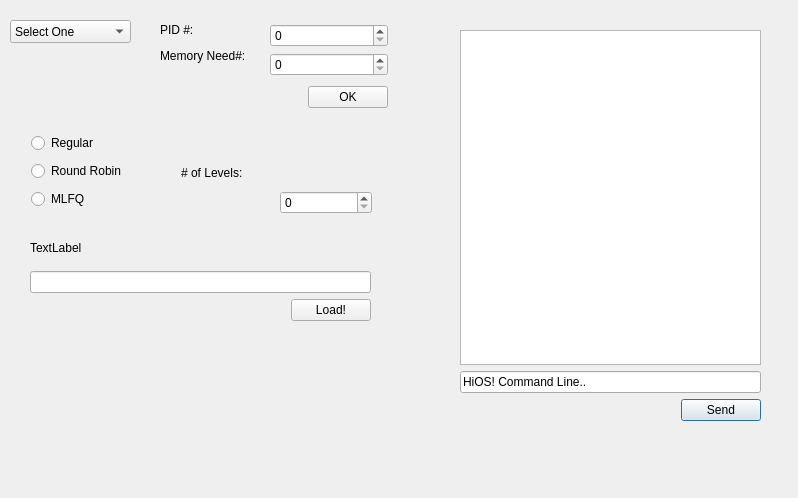
<?xml version="1.0" encoding="UTF-8"?>
<ui version="4.0">
 <class>pcbDialog</class>
 <widget class="QDialog" name="pcbDialog">
  <property name="geometry">
   <rect>
    <x>0</x>
    <y>0</y>
    <width>798</width>
    <height>498</height>
   </rect>
  </property>
  <property name="windowTitle">
   <string>Dialog</string>
  </property>
  <widget class="QComboBox" name="comboBox">
   <property name="geometry">
    <rect>
     <x>10</x>
     <y>20</y>
     <width>121</width>
     <height>23</height>
    </rect>
   </property>
   <item>
    <property name="text">
     <string>Select One</string>
    </property>
   </item>
   <item>
    <property name="text">
     <string>Create PCB</string>
    </property>
   </item>
   <item>
    <property name="text">
     <string>Delete PCB</string>
    </property>
   </item>
   <item>
    <property name="text">
     <string>Block </string>
    </property>
   </item>
   <item>
    <property name="text">
     <string>Unblock</string>
    </property>
   </item>
   <item>
    <property name="text">
     <string>Show PCB</string>
    </property>
   </item>
   <item>
    <property name="text">
     <string>Show All</string>
    </property>
   </item>
   <item>
    <property name="text">
     <string>Show Ready</string>
    </property>
   </item>
   <item>
    <property name="text">
     <string>Show Blocked</string>
    </property>
   </item>
   <item>
    <property name="text">
     <string>Generate Random PCBs</string>
    </property>
   </item>
   <item>
    <property name="text">
     <string>Execute </string>
    </property>
   </item>
   <item>
    <property name="text">
     <string>Save</string>
    </property>
   </item>
   <item>
    <property name="text">
     <string>Reload</string>
    </property>
   </item>
   <item>
    <property name="text">
     <string>Load PCBs via File</string>
    </property>
   </item>
   <item>
    <property name="text">
     <string>System's Memory</string>
    </property>
   </item>
  </widget>
  <widget class="QWidget" name="layoutWidget">
   <property name="geometry">
    <rect>
     <x>460</x>
     <y>30</y>
     <width>301</width>
     <height>391</height>
    </rect>
   </property>
   <layout class="QVBoxLayout" name="verticalLayout_3">
    <item>
     <layout class="QVBoxLayout" name="verticalLayout_2">
      <item>
       <widget class="QTextBrowser" name="textBrowser"/>
      </item>
      <item>
       <widget class="QLineEdit" name="lineEditRight">
        <property name="text">
         <string>HiOS! Command Line.. </string>
        </property>
       </widget>
      </item>
     </layout>
    </item>
    <item>
     <layout class="QHBoxLayout" name="horizontalLayout_2">
      <item>
       <spacer name="horizontalSpacer_2">
        <property name="orientation">
         <enum>Qt::Horizontal</enum>
        </property>
        <property name="sizeHint" stdset="0">
         <size>
          <width>40</width>
          <height>20</height>
         </size>
        </property>
       </spacer>
      </item>
      <item>
       <widget class="QPushButton" name="commandButton">
        <property name="text">
         <string>Send</string>
        </property>
       </widget>
      </item>
     </layout>
    </item>
   </layout>
  </widget>
  <widget class="QWidget" name="layoutWidget">
   <property name="geometry">
    <rect>
     <x>160</x>
     <y>20</y>
     <width>103</width>
     <height>46</height>
    </rect>
   </property>
   <layout class="QVBoxLayout" name="verticalLayout">
    <item>
     <layout class="QHBoxLayout" name="horizontalLayout">
      <item>
       <widget class="QLabel" name="first_line_label">
        <property name="text">
         <string>PID #: </string>
        </property>
       </widget>
      </item>
      <item>
       <spacer name="horizontalSpacer_3">
        <property name="orientation">
         <enum>Qt::Horizontal</enum>
        </property>
        <property name="sizeHint" stdset="0">
         <size>
          <width>40</width>
          <height>20</height>
         </size>
        </property>
       </spacer>
      </item>
     </layout>
    </item>
    <item>
     <widget class="QLabel" name="second_line_label">
      <property name="text">
       <string>Memory Need#: </string>
      </property>
     </widget>
    </item>
   </layout>
  </widget>
  <widget class="QWidget" name="layoutWidget">
   <property name="geometry">
    <rect>
     <x>270</x>
     <y>20</y>
     <width>118</width>
     <height>92</height>
    </rect>
   </property>
   <layout class="QVBoxLayout" name="verticalLayout_5">
    <item>
     <layout class="QVBoxLayout" name="verticalLayout_4">
      <item>
       <widget class="QSpinBox" name="firstLineBox"/>
      </item>
      <item>
       <widget class="QSpinBox" name="secondLineBox"/>
      </item>
     </layout>
    </item>
    <item>
     <layout class="QHBoxLayout" name="horizontalLayout_3">
      <item>
       <spacer name="horizontalSpacer">
        <property name="orientation">
         <enum>Qt::Horizontal</enum>
        </property>
        <property name="sizeHint" stdset="0">
         <size>
          <width>28</width>
          <height>17</height>
         </size>
        </property>
       </spacer>
      </item>
      <item>
       <widget class="QPushButton" name="processBt">
        <property name="text">
         <string>OK</string>
        </property>
       </widget>
      </item>
     </layout>
    </item>
   </layout>
  </widget>
  <widget class="QWidget" name="layoutWidget">
   <property name="geometry">
    <rect>
     <x>31</x>
     <y>131</y>
     <width>105</width>
     <height>80</height>
    </rect>
   </property>
   <layout class="QVBoxLayout" name="verticalLayout_6">
    <item>
     <widget class="QRadioButton" name="c0">
      <property name="text">
       <string>Regular</string>
      </property>
     </widget>
    </item>
    <item>
     <widget class="QRadioButton" name="c1">
      <property name="text">
       <string>Round Robin</string>
      </property>
     </widget>
    </item>
    <item>
     <widget class="QRadioButton" name="c2">
      <property name="text">
       <string>MLFQ</string>
      </property>
     </widget>
    </item>
   </layout>
  </widget>
  <widget class="QWidget" name="layoutWidget">
   <property name="geometry">
    <rect>
     <x>30</x>
     <y>230</y>
     <width>341</width>
     <height>91</height>
    </rect>
   </property>
   <layout class="QVBoxLayout" name="verticalLayout_7">
    <item>
     <layout class="QHBoxLayout" name="horizontalLayout_5">
      <item>
       <widget class="QLabel" name="labelLeftLineEdit">
        <property name="text">
         <string>TextLabel</string>
        </property>
       </widget>
      </item>
      <item>
       <spacer name="horizontalSpacer_4">
        <property name="orientation">
         <enum>Qt::Horizontal</enum>
        </property>
        <property name="sizeHint" stdset="0">
         <size>
          <width>158</width>
          <height>20</height>
         </size>
        </property>
       </spacer>
      </item>
     </layout>
    </item>
    <item>
     <widget class="QLineEdit" name="lineEditLeft"/>
    </item>
    <item>
     <layout class="QHBoxLayout" name="horizontalLayout_4">
      <item>
       <spacer name="horizontalSpacer_5">
        <property name="orientation">
         <enum>Qt::Horizontal</enum>
        </property>
        <property name="sizeHint" stdset="0">
         <size>
          <width>40</width>
          <height>20</height>
         </size>
        </property>
       </spacer>
      </item>
      <item>
       <widget class="QPushButton" name="buttonLeftLineEdit">
        <property name="text">
         <string>Load!</string>
        </property>
       </widget>
      </item>
     </layout>
    </item>
   </layout>
  </widget>
  <widget class="QWidget" name="layoutWidget">
   <property name="geometry">
    <rect>
     <x>181</x>
     <y>161</y>
     <width>191</width>
     <height>53</height>
    </rect>
   </property>
   <layout class="QGridLayout" name="gridLayout">
    <item row="0" column="0">
     <widget class="QLabel" name="mlfq_label">
      <property name="text">
       <string># of Levels: </string>
      </property>
     </widget>
    </item>
    <item row="0" column="1">
     <spacer name="horizontalSpacer_6">
      <property name="orientation">
       <enum>Qt::Horizontal</enum>
      </property>
      <property name="sizeHint" stdset="0">
       <size>
        <width>40</width>
        <height>20</height>
       </size>
      </property>
     </spacer>
    </item>
    <item row="1" column="0">
     <spacer name="horizontalSpacer_7">
      <property name="orientation">
       <enum>Qt::Horizontal</enum>
      </property>
      <property name="sizeHint" stdset="0">
       <size>
        <width>40</width>
        <height>20</height>
       </size>
      </property>
     </spacer>
    </item>
    <item row="1" column="1">
     <widget class="QSpinBox" name="mlfq_spin"/>
    </item>
   </layout>
  </widget>
  <zorder>layoutWidget</zorder>
  <zorder>layoutWidget</zorder>
  <zorder>layoutWidget</zorder>
  <zorder>layoutWidget</zorder>
  <zorder>comboBox</zorder>
  <zorder>layoutWidget</zorder>
  <zorder>layoutWidget</zorder>
 </widget>
 <resources/>
 <connections/>
</ui>
